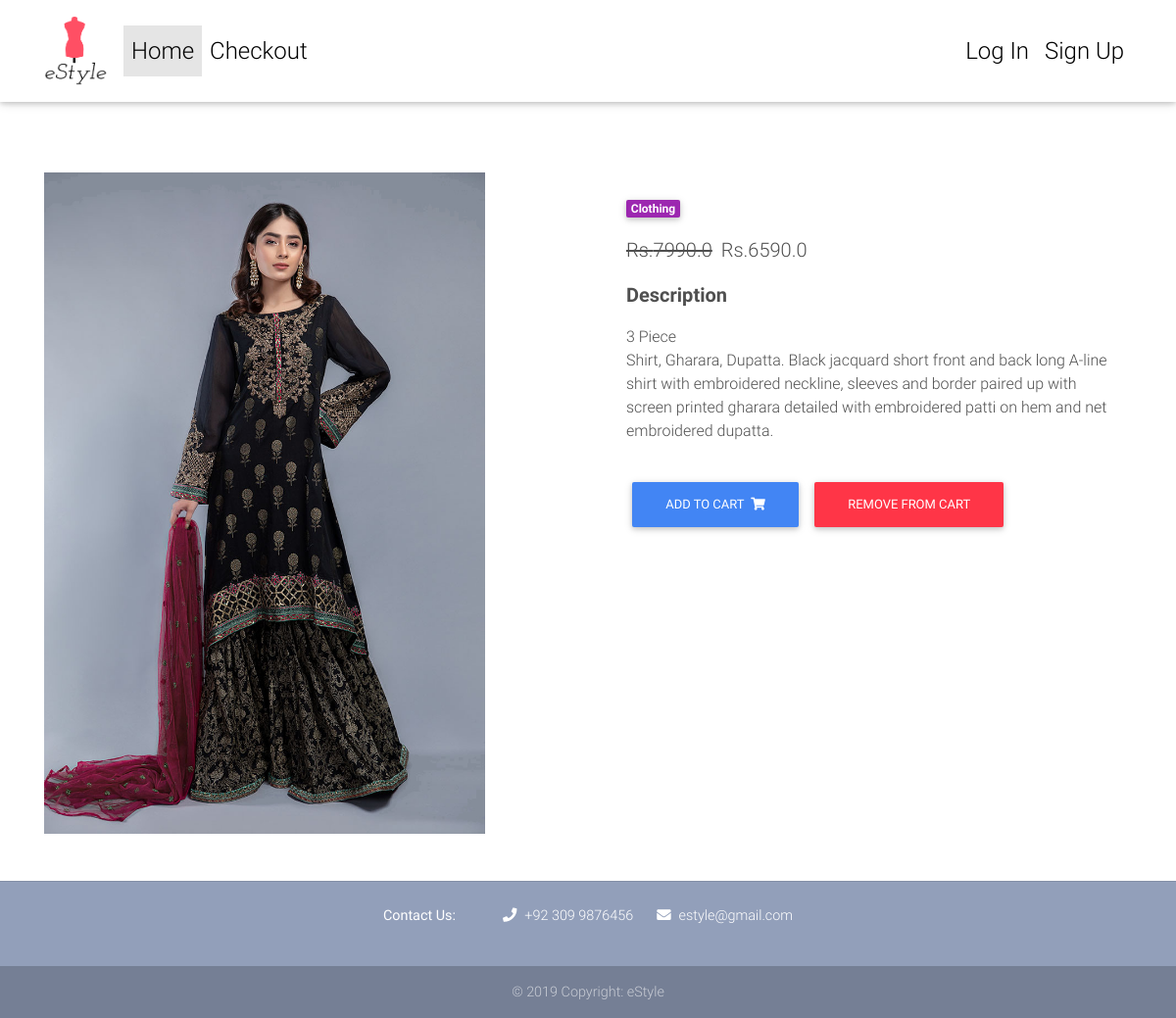
Page /product/DW-1999/ on the committed database.
### shop/models.py (models this page shows, shortened)
class Item(models.Model):
    name=models.CharField(max_length=100)
    cost=models.FloatField()
    discount_cost=models.FloatField( blank=True ,null=True )     #not a required field
    colortag=models.CharField(choices=LABEL_CHOICES, max_length=1,blank=True ,null=True)
    tag=models.CharField(max_length=15,blank=True ,null=True)      #for giving different tags to products like bestseller, new etc.
    slug=models.SlugField()      #a unique identity for different products
    detail=models.TextField()
    photo=models.FileField(upload_to = 'images/', default = '')    #images are uploaded to media/images folder
    def get_add_item_to_cart_url(self):
        return reverse("shop:add-to-cart",kwargs={'slug':self.slug})    #url for adding an item to cart
    def get_remove_item_from_cart_url(self):
        return reverse("shop:remove-from-cart",kwargs={'slug':self.slug})    #url for adding an item to cart

### shop/views.py (the view)
# urls.py: path('product/<slug>/',ItemDetailView.as_view(),name='product'),
class ItemDetailView(DetailView):
    model=Item
    template_name="product.html"

### templates/product.html (shortened to what this page needs)
{% extends "base.html" %}
{% block content %}
{% load static %}
  <main class="mt-2 pt-4">
    <div class="container dark-grey-text mt-5">
      <div class="row wow fadeIn">
        <div class="col-md-6 mb-4">
          <img src="{{object.photo.url}}" class="img-fluid" height="600" width="450" alt="{{object.name}}">
        </div>
        <div class="col-md-6 mb-4">
          <div class="p-4">
            <div class="mb-3">
              <a href="">
                <span class="badge purple mr-1">Clothing</span>
              </a>
            </div>
            <p class="lead">
              {% if object.discount_cost %}
              <span class="mr-1">
                <del>Rs.{{object.cost}}</del>
              </span>
              <span>Rs.{{object.discount_cost}}</span>
              {% else %}
              <span>Rs.{{ object.cost }}</span>
              {% endif %}
            </p>
            <p class="lead font-weight-bold">Description</p>
            <p>3 Piece<br>{{ object.detail }}<br><br></p>
            <a href="{{ object.get_add_item_to_cart_url }}" class="btn btn-primary my-0 p">
              Add to cart
              <i class="fas fa-shopping-cart ml-1"></i>
              </a>
              <a href="{{ object.get_remove_item_from_cart_url }}" class="btn btn-danger my-0 p">
                Remove from cart
                </a>
          </div>
        </div>
    </div>
  </main>
{% endblock content %}

### templates/base.html (style rules this page uses)
html, body, header, .carousel { height: 60vh; }

### rows in the picture
Item: photo (picture), cost "7990.0", discount_cost "6590.0", detail "Shirt, Gharara, Dupatta. Black jacquard short front and back long A-line shirt with embroidered neckline, sleeves and border paired up with screen printed gharara detailed with embroidered patti on hem and net embroidered dupatta."
